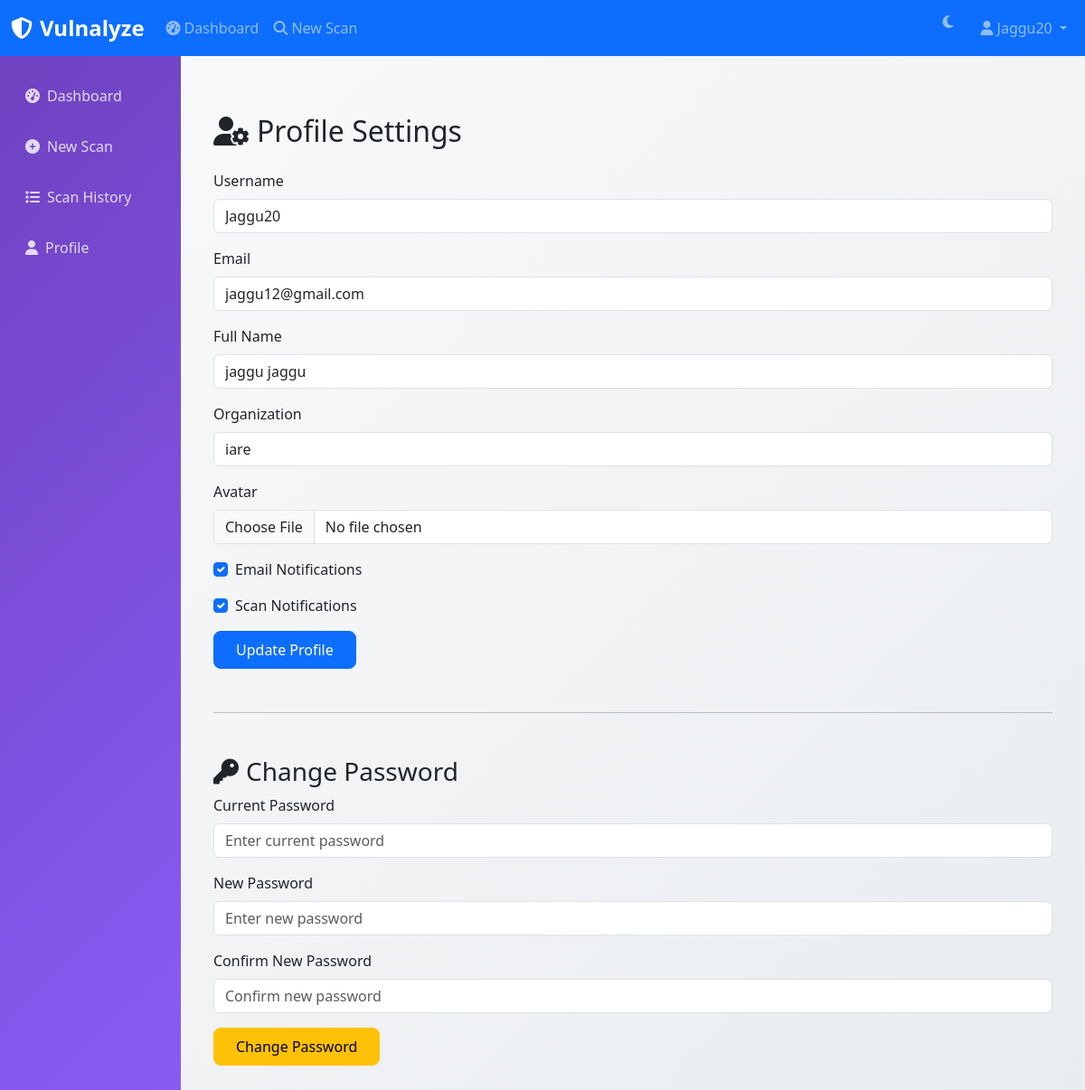
Screenshot of /profile (signed in) with the database file from the repository.
### models.py (models this page shows, shortened)
class User(db.Model, UserMixin):
    __tablename__ = 'users'
    id = db.Column(db.Integer, primary_key=True)
    username = db.Column(db.String(80), unique=True, nullable=False, index=True)
    email = db.Column(db.String(120), unique=True, nullable=False, index=True)
    password_hash = db.Column(db.String(255), nullable=False)
    role = db.Column(db.String(20), default='user', index=True)
    full_name = db.Column(db.String(200))
    avatar = db.Column(db.String(200))
    organization = db.Column(db.String(200))
    is_active = db.Column(db.Boolean, default=True, nullable=False, index=True)
    email_verified = db.Column(db.Boolean, default=False)
    failed_login_attempts = db.Column(db.Integer, default=0)
    locked_until = db.Column(db.DateTime)
    created_at = db.Column(db.DateTime, default=datetime.utcnow, nullable=False)
    last_login = db.Column(db.DateTime)
    last_seen = db.Column(db.DateTime)
    total_scans = db.Column(db.Integer, default=0)
    total_vulnerabilities_found = db.Column(db.Integer, default=0)
    email_notifications = db.Column(db.Boolean, default=True)
    scan_notifications = db.Column(db.Boolean, default=True)
    theme_preference = db.Column(db.String(20), default='light')
    scans = db.relationship('ScanHistory', backref='owner', lazy='dynamic', cascade='all, delete-orphan')
    @property
    def is_admin(self):
        return self.role == 'admin'

### routes.py (the view, shortened to what this page needs)
@main_bp.route('/profile', methods=['GET', 'POST'])
@login_required
def profile():
    form = ProfileForm(obj=current_user)
    password_form = ChangePasswordForm()
    return render_template('main/profile.html',
                         form=form,
                         password_form=password_form)

### forms.py
class ProfileForm(FlaskForm):
    username = StringField('Username', validators=[
        InputRequired(message='Username is required.'),
        Length(4, 80, message='Username must be between 4 and 80 characters.')
    ])
    email = StringField('Email', validators=[
        InputRequired(message='Email is required.'),
        Email(message='Invalid email address.')
    ])
    full_name = StringField('Full Name', validators=[
        Optional(),
        Length(1, 200, message='Full name cannot exceed 200 characters.')
    ])
    organization = StringField('Organization', validators=[
        Optional(),
        Length(1, 200, message='Organization name cannot exceed 200 characters.')
    ])
    avatar = FileField('Avatar', validators=[
        FileAllowed(['jpg', 'jpeg', 'png', 'gif'], 'Only image files are allowed.')
    ])
    theme_preference = SelectField('Theme', choices=[
        ('light', 'Light'),
        ('dark', 'Dark'),
        ('auto', 'Auto')
    ], default='light')
    email_notifications = BooleanField('Email Notifications', default=True)
    scan_notifications = BooleanField('Scan Notifications', default=True)
    submit = SubmitField('Update Profile')

class ChangePasswordForm(FlaskForm):
    current_password = PasswordField('Current Password', validators=[
        InputRequired(message='Current password is required.')
    ], render_kw={"placeholder": "Enter current password"})
    new_password = PasswordField('New Password', validators=[
        InputRequired(message='New password is required.'),
        Length(min=8, message='Password must be at least 8 characters long.'),
        validate_password_strength
    ], render_kw={"placeholder": "Enter new password"})
    confirm_password = PasswordField('Confirm New Password', validators=[
        InputRequired(message='Please confirm your new password.'),
        EqualTo('new_password', message='Passwords must match.')
    ], render_kw={"placeholder": "Confirm new password"})
    submit = SubmitField('Change Password')

### templates/main/profile.html (shortened to what this page needs)
{% extends "base.html" %}
{% block content %}
<div class="container my-5">
    <h2 class="mb-4"><i class="fas fa-user-cog me-2"></i>Profile Settings</h2>
    <form method="POST" action="{{ url_for('main.profile') }}" enctype="multipart/form-data">
        <div class="mb-3">
            {{ form.username.label(class="form-label") }}
            {{ form.username(class="form-control") }}
        </div>
        <div class="mb-3">
            {{ form.email.label(class="form-label") }}
            {{ form.email(class="form-control") }}
        </div>
        <div class="mb-3">
            {{ form.full_name.label(class="form-label") }}
            {{ form.full_name(class="form-control") }}
        </div>
        <div class="mb-3">
            {{ form.organization.label(class="form-label") }}
            {{ form.organization(class="form-control") }}
        </div>
        <div class="mb-3">
            {{ form.avatar.label(class="form-label") }}
            {{ form.avatar(class="form-control") }}
        </div>
        <div class="form-check mb-3">
            {{ form.email_notifications(class="form-check-input") }}
            {{ form.email_notifications.label(class="form-check-label") }}
        </div>
        <div class="form-check mb-3">
            {{ form.scan_notifications(class="form-check-input") }}
            {{ form.scan_notifications.label(class="form-check-label") }}
        </div>
        <button type="submit" class="btn btn-primary">{{ form.submit.label.text }}</button>
    </form>
    <hr class="my-5">
    <h3><i class="fas fa-key me-2"></i>Change Password</h3>
    <form method="POST" action="{{ url_for('main.change_password') }}">
        <div class="mb-3">
            {{ password_form.current_password.label(class="form-label") }}
            {{ password_form.current_password(class="form-control") }}
        </div>
        <div class="mb-3">
            {{ password_form.new_password.label(class="form-label") }}
            {{ password_form.new_password(class="form-control") }}
        </div>
        <div class="mb-3">
            {{ password_form.confirm_password.label(class="form-label") }}
            {{ password_form.confirm_password(class="form-control") }}
        </div>
        <button type="submit" class="btn btn-warning">{{ password_form.submit.label.text }}</button>
    </form>
</div>
{% endblock %}

### templates/base.html (shortened to what this page needs)
<!DOCTYPE html>
<html lang="en" data-bs-theme="light">
<head>
    <link href="https://cdn.jsdelivr.net/npm/bootstrap@5.3.2/dist/css/bootstrap.min.css" rel="stylesheet" />
    <link href="https://cdnjs.cloudflare.com/ajax/libs/font-awesome/6.4.0/css/all.min.css" rel="stylesheet" />
    <link href="https://cdnjs.cloudflare.com/ajax/libs/animate.css/4.1.1/animate.min.css" rel="stylesheet" />
</head>
<body>
    <nav class="navbar navbar-expand-lg navbar-dark bg-primary">
        <div class="container-fluid">
            <a class="navbar-brand" href="{{ url_for('main.index') }}">
                <i class="fas fa-shield-alt me-2"></i>Vulnalyze
            </a>
            <div class="collapse navbar-collapse" id="navbarNav">
                <ul class="navbar-nav me-auto">
                    {% if current_user.is_authenticated %}
                    <li class="nav-item">
                        <a class="nav-link" href="{{ url_for('main.dashboard') }}">
                            <i class="fas fa-tachometer-alt me-1"></i>Dashboard
                        </a>
                    </li>
                    <li class="nav-item">
                        <a class="nav-link" href="{{ url_for('scan.new') }}">
                            <i class="fas fa-search me-1"></i>New Scan
                        </a>
                    </li>
                    {% endif %}
                </ul>
                <ul class="navbar-nav">
                    <li class="nav-item">
                        <button class="theme-toggle me-3" onclick="toggleTheme()">
                            <i class="fas fa-moon" id="theme-icon"></i>
                        </button>
                    </li>
                    {% if current_user.is_authenticated %}
                    <li class="nav-item dropdown">
                        <a
                            class="nav-link dropdown-toggle"
                            href="#"
                            role="button"
                            data-bs-toggle="dropdown"
                            aria-expanded="false"
                        >
                            <i class="fas fa-user me-1"></i>{{ current_user.username }}
                        </a>
                    </li>
                    {% endif %}
                </ul>
            </div>
        </div>
    </nav>
    <div class="container-fluid">
        <div class="row">
            {% if current_user.is_authenticated %}
            <nav class="col-md-3 col-lg-2 d-md-block sidebar collapse">
                <div class="position-sticky pt-3">
                    <ul class="nav flex-column">
                        <li class="nav-item">
                            <a class="nav-link" href="{{ url_for('main.dashboard') }}">
                                <i class="fas fa-tachometer-alt me-2"></i>Dashboard
                            </a>
                        </li>
                        <li class="nav-item">
                            <a class="nav-link" href="{{ url_for('scan.new') }}">
                                <i class="fas fa-plus-circle me-2"></i>New Scan
                            </a>
                        </li>
                        <li class="nav-item">
                            <a class="nav-link" href="{{ url_for('scan.list_scans') }}">
                                <i class="fas fa-list me-2"></i>Scan History
                            </a>
                        </li>
                        <li class="nav-item">
                            <a class="nav-link" href="{{ url_for('main.profile') }}">
                                <i class="fas fa-user me-2"></i>Profile
                            </a>
                        </li>
                    </ul>
                </div>
            </nav>
            {% endif %}
            <main
                class="{% if current_user.is_authenticated %}col-md-9 ms-sm-auto col-lg-10 px-md-4{% else %}col-12{% endif %} main-content"
            >
                <div class="pt-3 pb-2 mb-3">
                    {% block content %}
                    {% endblock %}
                </div>
            </main>
        </div>
    </div>
</body>
</html>

### templates/base.html (style rules this page uses)
:root { --bs-primary: #6f42c1; --bs-secondary: #6c757d; --bs-success: #198754; --bs-danger: #dc3545; --bs-warning: #fd7e14; --bs-info: #0dcaf0; }
.navbar-brand { font-weight: 700; font-size: 1.5rem; }
.sidebar { min-height: calc(100vh - 56px); background: linear-gradient(135deg, var(--bs-primary) 0%, #8b5cf6 100%); }
.sidebar .nav-link { color: rgba(255, 255, 255, 0.8); padding: 0.75rem 1rem; border-radius: 0.5rem; margin: 0.25rem 0; transition: all 0.3s ease; }
.main-content { background: linear-gradient(135deg, #f8f9fa 0%, #e9ecef 100%); min-height: calc(100vh - 56px); }
.btn { border-radius: 0.5rem; padding: 0.5rem 1.5rem; font-weight: 500; transition: all 0.3s ease; }
.theme-toggle { border: none; background: none; color: var(--bs-navbar-color); }

### rows the page displays
User: username "Jaggu20", email "jaggu12@gmail.com", full_name "jaggu jaggu", organization "iare", email_notifications "☑", scan_notifications "☑"

### other values shown
{{ password_form.current_password.label(class="form-label") }} "Current Password"
{{ password_form.new_password.label(class="form-label") }} "New Password"
{{ password_form.confirm_password.label(class="form-label") }} "Confirm New Password"
{{ password_form.submit.label.text }} "Change Password"
